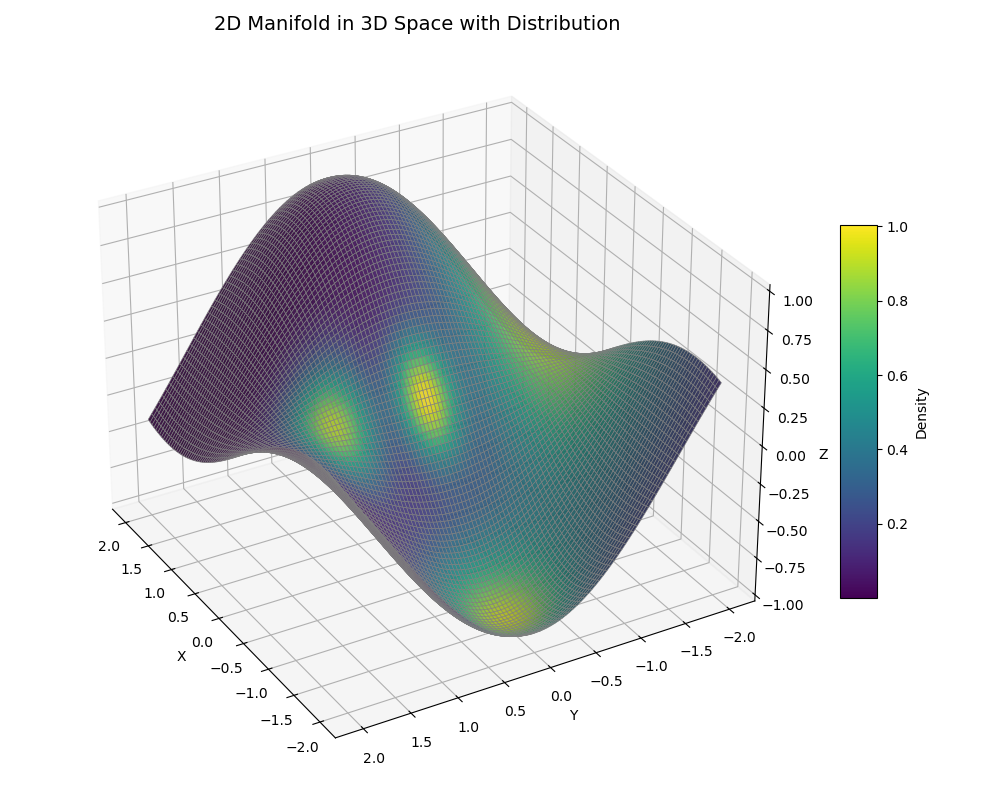

The Python source for this figure:
import numpy as np
import matplotlib.pyplot as plt

# Define the 2D manifold in 3D space
def manifold(u, v):
    x = u
    y = v
    z = np.sin(u) * np.cos(v)
    return x, y, z

# Define a distribution over the 2D manifold (e.g., a Gaussian bump centered at (0, 0))
def distribution(u, v):
    return (np.exp(-(u**2 + v**2) * 10) + np.exp(-(u**2 + (v-1)**2) * 5) + np.exp(-((u+1.5)**2 + (v)**2) * 2) + np.exp(-(((u-0.5)/2)**2 + (v+1.5)**2))) 

# Create a grid
u = np.linspace(-2, 2, 100)
v = np.linspace(-2, 2, 100)
U, V = np.meshgrid(u, v)
X, Y, Z = manifold(U, V)
D = distribution(U, V)

# Plotting
fig = plt.figure(figsize=(10, 8))
ax = fig.add_subplot(111, projection='3d')

# Plot the manifold surface with distribution as color
surf = ax.plot_surface(X, Y, Z, facecolors=plt.cm.viridis(D), rstride=1, cstride=1,
                       linewidth=0.5, antialiased=True, alpha=0.9, edgecolor='gray')

# Add a color bar for the distribution
mappable = plt.cm.ScalarMappable(cmap=plt.cm.viridis)
mappable.set_array(D)
fig.colorbar(mappable, ax=ax, shrink=0.5, aspect=10, label='Density')

# Set labels and title
ax.set_title("2D Manifold in 3D Space with Distribution", fontsize=14)
ax.set_xlabel('X')
ax.set_ylabel('Y')
ax.set_zlabel('Z')

ax.view_init(elev=30, azim=150)

plt.tight_layout()
plt.savefig('visualize_DGFM.png')
plt.close()
